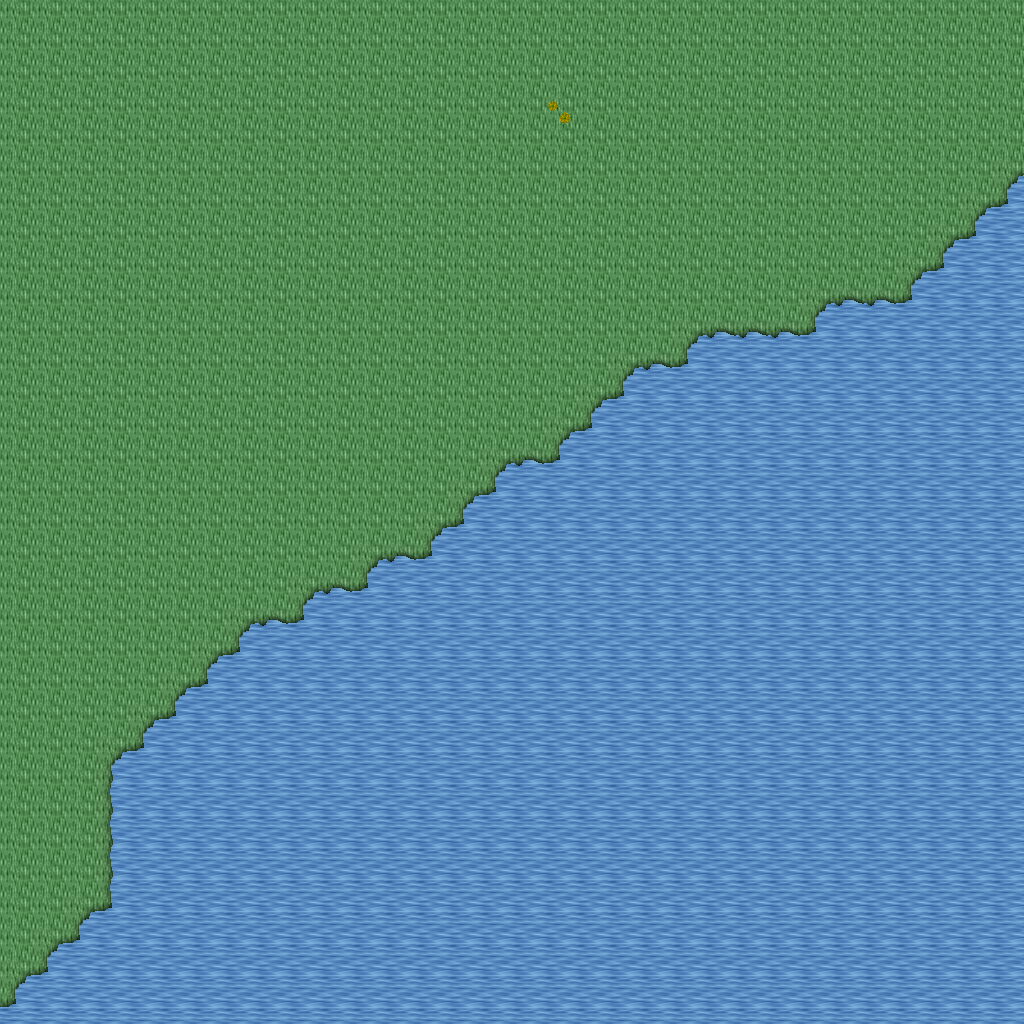

Below is a game level as drawn by its tile map, then a one-line description and the .tmx that defines it (tile-layer data replaced by summaries):
An orthogonal 32x32 tile map with 32x32 px tiles, 5 tile layers (Ground, Objects, Objects2, Above, ...), 1 hidden layer not drawn, 12 tilesets.

<map version="1.10" tiledversion="1.11.0" orientation="orthogonal" renderorder="right-down" width="32" height="32" tilewidth="32" tileheight="32" infinite="0" nextlayerid="11" nextobjectid="1">
 <tileset firstgid="1" name="ground_ground" tilewidth="32" tileheight="32" tilecount="33" columns="3">
  <image source="../drawable/ground_ground.png" width="96" height="352" />
 </tileset>
 <tileset firstgid="34" name="ground_water_pool" tilewidth="32" tileheight="32" tilecount="72" columns="3">
  <image source="../drawable/ground_water_pool.png" width="96" height="768" />
 </tileset>
 <tileset firstgid="106" name="ground_grass_edges" tilewidth="32" tileheight="32" tilecount="36" columns="12">
  <image source="../drawable/ground_grass_edges.png" width="384" height="96" />
 </tileset>
 <tileset firstgid="142" name="ground_grass_corners" tilewidth="32" tileheight="32" tilecount="24" columns="6">
  <image source="../drawable/ground_grass_corners.png" width="192" height="128" />
 </tileset>
 <tileset firstgid="166" name="building_wall_wood" tilewidth="32" tileheight="32" tilecount="16" columns="4">
  <image source="../drawable/building_wall_wood.png" width="128" height="128" />
 </tileset>
 <tileset firstgid="182" name="plant_grasses" tilewidth="32" tileheight="32" tilecount="6" columns="3">
  <image source="../drawable/plant_grasses.png" width="96" height="64" />
 </tileset>
 <tileset firstgid="188" name="plant_flower_daisy_yellow" tilewidth="32" tileheight="32" tilecount="8" columns="2">
  <image source="../drawable/plant_flower_daisy_yellow.png" width="64" height="128" />
 </tileset>
 <tileset firstgid="196" name="plant_flower_daisy_blue" tilewidth="32" tileheight="32" tilecount="8" columns="2">
  <image source="../drawable/plant_flower_daisy_blue.png" width="64" height="128" />
 </tileset>
 <tileset firstgid="204" name="building_door_door_w" tilewidth="32" tileheight="32" tilecount="6" columns="2">
  <image source="../drawable/building_door_door_w.png" width="64" height="96" />
 </tileset>
 <tileset firstgid="210" name="building_door_door_e" tilewidth="32" tileheight="32" tilecount="6" columns="2">
  <image source="../drawable/building_door_door_e.png" width="64" height="96" />
 </tileset>
 <tileset firstgid="216" name="logic_creature_animal" tilewidth="32" tileheight="32" tilecount="32" columns="8">
  <image source="../drawable/logic_creature_animal.png" width="256" height="128" />
 </tileset>
 <tileset firstgid="248" name="logic_collision" tilewidth="32" tileheight="32" tilecount="1" columns="1">
  <image source="../drawable/logic_collision.png" width="32" height="32" />
 </tileset>
 <layer id="1" name="Ground" width="32" height="32">
  <data>[1024 cells, 1024 non-empty, 2 distinct tile ids]</data>
 </layer>
 <layer id="2" name="Objects" width="32" height="32">
  <data>[1024 cells, 58 non-empty, 4 distinct tile ids]</data>
 </layer>
 <layer id="3" name="Objects2" width="32" height="32">
  <data>[1024 cells, 1 non-empty, 1 distinct tile ids]</data>
 </layer>
 <layer id="4" name="Above" width="32" height="32">
  <data>[1024 cells, 0 non-empty, 0 distinct tile ids]</data>
 </layer>
 <layer id="5" name="Above2" width="32" height="32">
  <data>[1024 cells, 0 non-empty, 0 distinct tile ids]</data>
 </layer>
 <layer id="6" name="Walkable" width="32" height="32" visible="0">
  <data>[1024 cells, 0 non-empty, 0 distinct tile ids]</data>
 </layer>
 <objectgroup id="7" name="Mapevents" />
 <objectgroup id="8" name="Spawn" />
 <objectgroup id="9" name="Keys" />
 <objectgroup id="10" name="Replace" />
</map>
